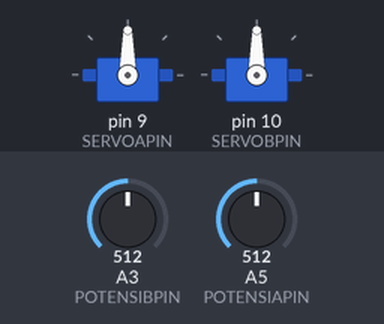
A sketch run on a simulated Arduino Uno, built with avr-gcc and run on an emulated ATmega328P. Parts: 2 × servo. The inputs (shaded band) are chosen by the test bench; at power-on: A3 (POTENSIBPIN) = 512, A5 (POTENSIAPIN) = 512.

Above: at 1.2 s.
1.3 s: A3 (POTENSIBPIN) set to 716
At 2.5 s:
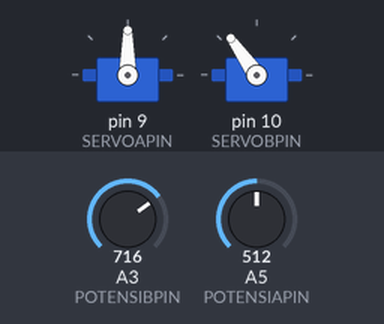
2.8 s: A5 (POTENSIAPIN) set to 716
At 3.8 s:
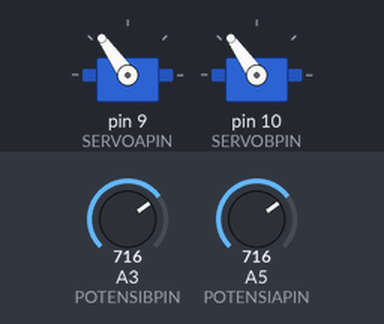
4.3 s: A3 (POTENSIBPIN) set to 900
At 4.9 s:
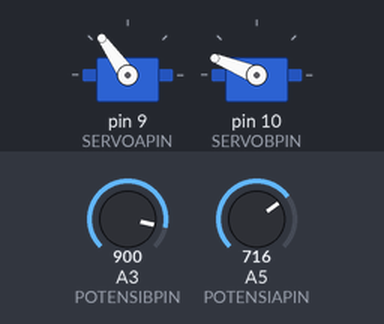
5.8 s: A5 (POTENSIAPIN) set to 900
At 6.1 s:
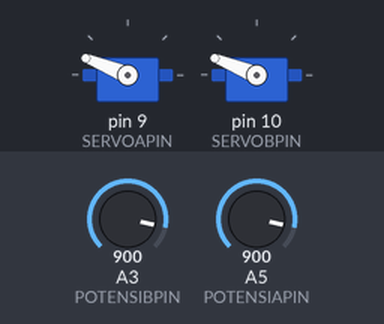
7.3 s: A3 (POTENSIBPIN) set to 1023
At 8.4 s:
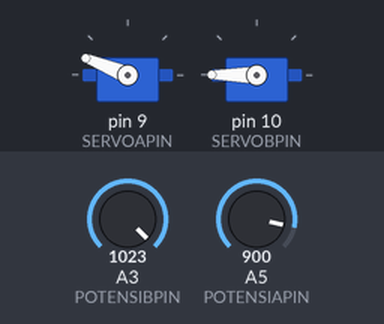
8.8 s: A5 (POTENSIAPIN) set to 1023
At 9.6 s:
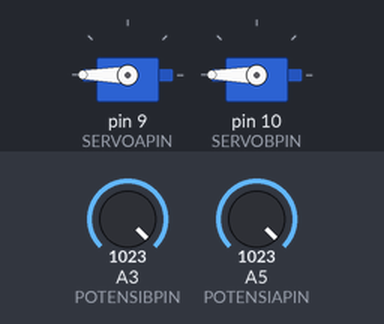
Timing chart, 0 to 11.3 s (numbered marks = the images above; inputs shaded):
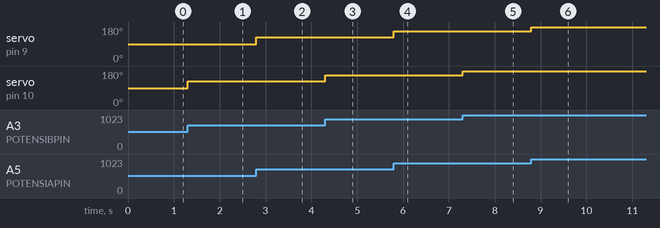

The sketch:

control_servo.ino
```cpp
#include <Servo.h>
const int POTENSIAPIN = A5;
const int POTENSIBPIN = A3;
const int SERVOAPIN = 9;
const int SERVOBPIN = 10;

Servo servoA;
Servo servoB;

void setup()
{
    pinMode(POTENSIAPIN, INPUT);
    pinMode(POTENSIBPIN, INPUT);
    servoA.attach(SERVOAPIN);
    servoB.attach(SERVOBPIN);
}

void loop()
{
    int potensiA = analogRead(POTENSIAPIN);
    potensiA = map(potensiA, 0, 1023, 0, 180);
    int potensiB = analogRead(POTENSIBPIN);
    potensiB = map(potensiB, 0, 1023, 0, 180);

    servoA.write(potensiA);
    servoB.write(potensiB);
}
```

Measured:
- after the input at 1.3 s, servo on pin 10 (SERVOBPIN): 90° → 125° at once
- after the input at 2.8 s, servo on pin 9 (SERVOAPIN): 90° → 125° at once
- after the input at 4.3 s, servo on pin 10 (SERVOBPIN): 125° → 158° at once
- after the input at 5.8 s, servo on pin 9 (SERVOAPIN): 125° → 158° at once
- after the input at 7.3 s, servo on pin 10 (SERVOBPIN): 158° → 180° at once
- after the input at 8.8 s, servo on pin 9 (SERVOAPIN): 158° → 180° at once
